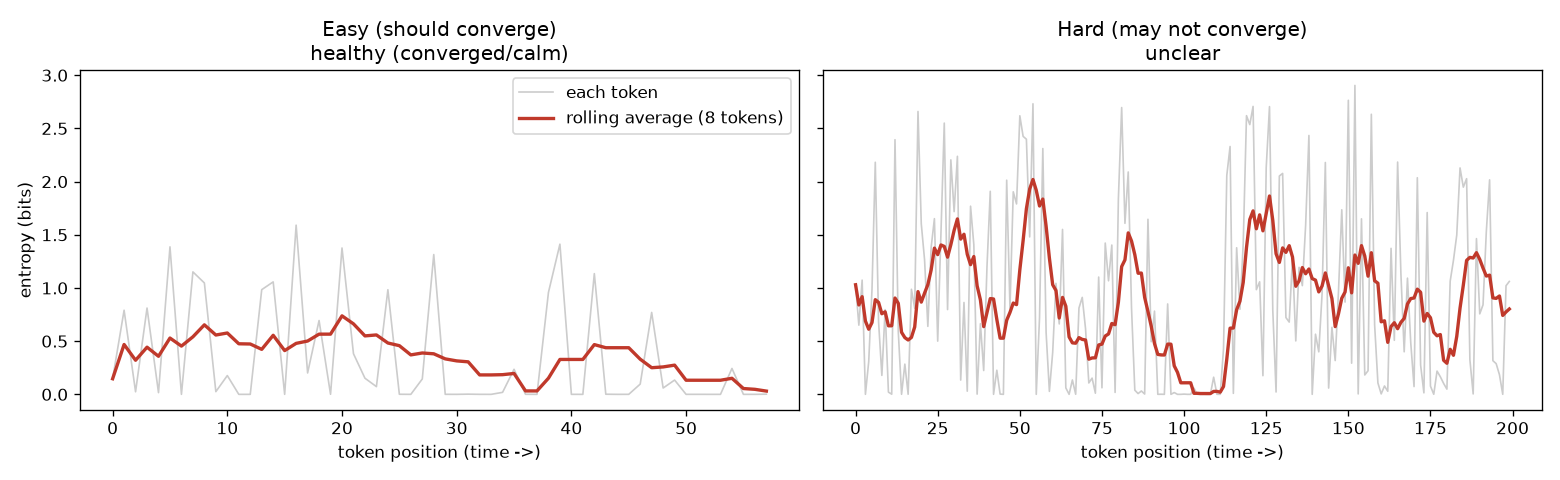

The script that saved this image:
"""Compare the entropy curve of an easy question with a hard one.

This is the key result: an easy question (17 + 26) and an unsolved problem
(the Collatz conjecture) produce differently shaped entropy curves. The
script plots the two side by side and saves them as compare_cases.png.
"""

import matplotlib.pyplot as plt

from common import WINDOW, rolling_mean, summarize, token_entropies, verdict

CASES = {
    "Easy (should converge)": "What is 17 + 26? Think step by step.",
    "Hard (may not converge)": (
        "Prove or disprove the Collatz conjecture rigorously, "
        "with a complete formal proof."
    ),
}
PLOT_FILE = "compare_cases.png"


def main() -> None:
    fig, axes = plt.subplots(1, 2, figsize=(13, 4), sharey=True)
    for ax, (title, prompt) in zip(axes, CASES.items()):
        entropies = token_entropies(prompt)
        early, late, overall = summarize(entropies)
        result = verdict(early, late, overall)
        print(f"{title}: early={early:.2f} late={late:.2f} "
              f"overall={overall:.2f} -> {result}")

        # Grey: raw entropy of each token. Red: the smoothed trajectory.
        ax.plot(entropies, color="#cccccc", lw=1, label="each token")
        ax.plot(rolling_mean(entropies), color="#c0392b", lw=2,
                label=f"rolling average ({WINDOW} tokens)")
        ax.set_title(f"{title}\n{result}")
        ax.set_xlabel("token position (time ->)")

    axes[0].set_ylabel("entropy (bits)")
    axes[0].legend()
    fig.tight_layout()
    fig.savefig(PLOT_FILE, dpi=120)
    print(f"\nSaved {PLOT_FILE}")


if __name__ == "__main__":
    main()
